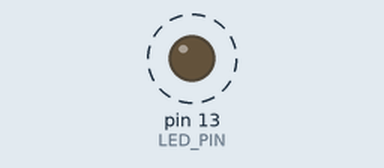
Bench run of a sketch on a simulated Arduino Uno, built with avr-gcc and run on an emulated ATmega328P. On the bench: output pins drawn as LEDs (lit = HIGH). Dashed ring = blinking.

Above: at 0.5 s.
Timing chart, 0 to 4.7 s (numbered marks = the images above):
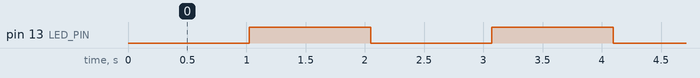

The sketch:

blink.ino
```cpp
/* Blink without Delay -- музыка Arduino, слова народные  */

#define LED_PIN      13
#define BLINK_SPEED  10

void setup() {
  pinMode(LED_PIN, OUTPUT);
}

void loop() {
  digitalWrite(LED_PIN, (millis() >> BLINK_SPEED) & 1);
}
```

Measured:
- by itself, pin 13 (LED_PIN): alternates HIGH for 1.0 s and LOW for 1.0 s
